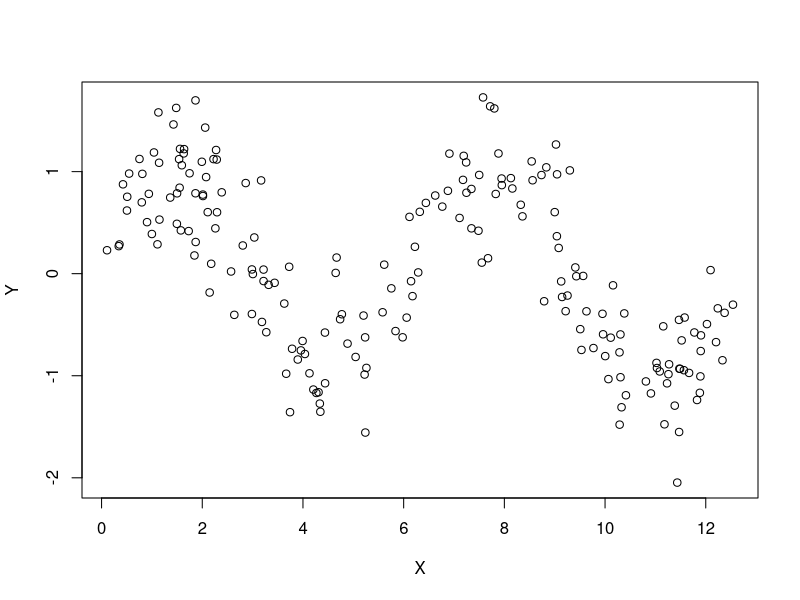
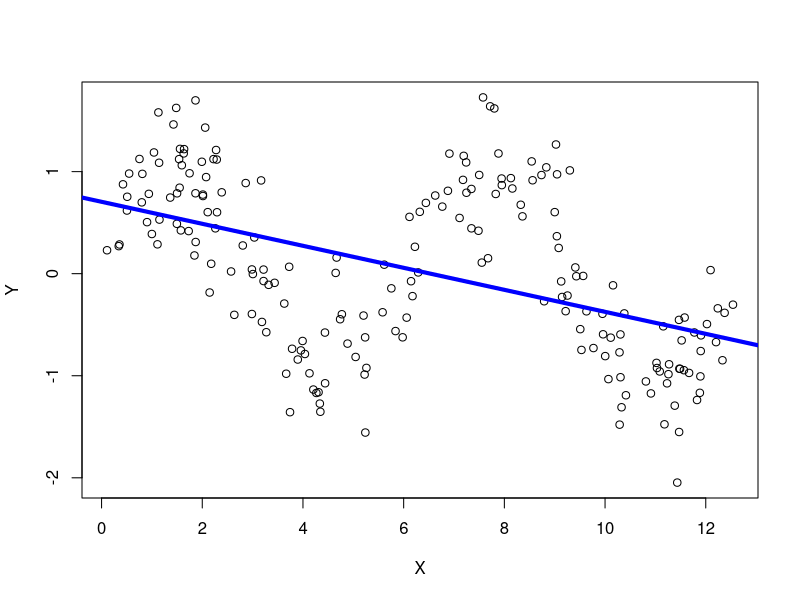
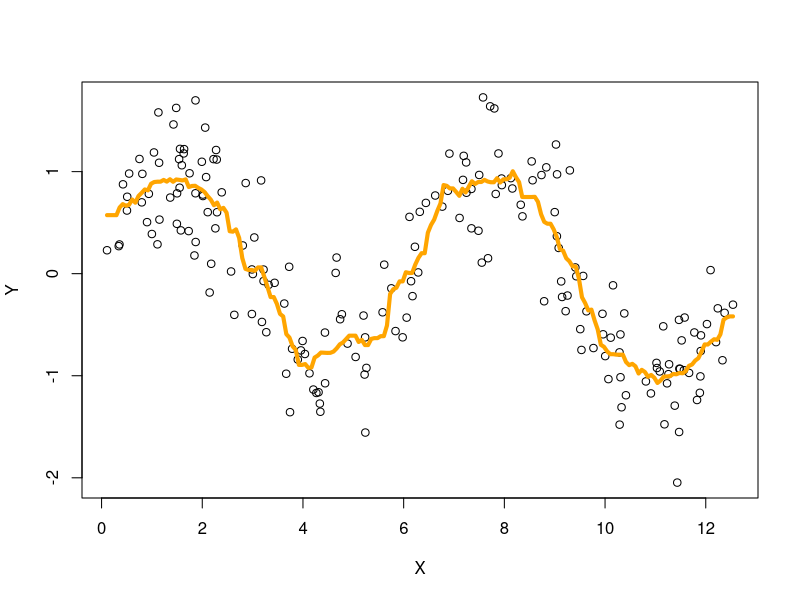
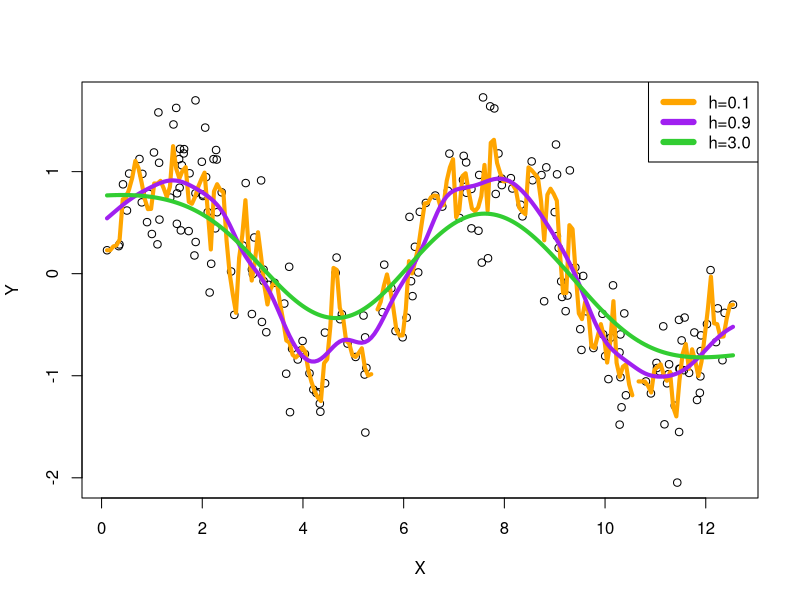

These figures' R source, in order:
## ---- chunk 1
X = runif(200, min=0, max=4*pi)
Y = sin(X) + rnorm(200, sd=0.4)
plot(X,Y, pch=1)
## ---- chunk 2
fit = lm(Y~X)
plot(X,Y, pch=1)
abline(fit, lwd=4, col="blue")
## ---- chunk 3
Kreg = ksmooth(x=X,y=Y,kernel = "box",bandwidth = 0.9)
plot(X,Y,pch=1)
lines(Kreg, lwd=4, col="orange")
## ---- chunk 4
Kreg1 = ksmooth(x=X,y=Y,kernel = "normal",bandwidth = 0.1)
Kreg2 = ksmooth(x=X,y=Y,kernel = "normal",bandwidth = 0.9)
Kreg3 = ksmooth(x=X,y=Y,kernel = "normal",bandwidth = 3.0)
plot(X,Y,pch=1)
lines(Kreg1, lwd=4, col="orange")
lines(Kreg2, lwd=4, col="purple")
lines(Kreg3, lwd=4, col="limegreen")
legend("topright", c("h=0.1","h=0.9","h=3.0"), lwd=6, col=c("orange","purple","limegreen"))
